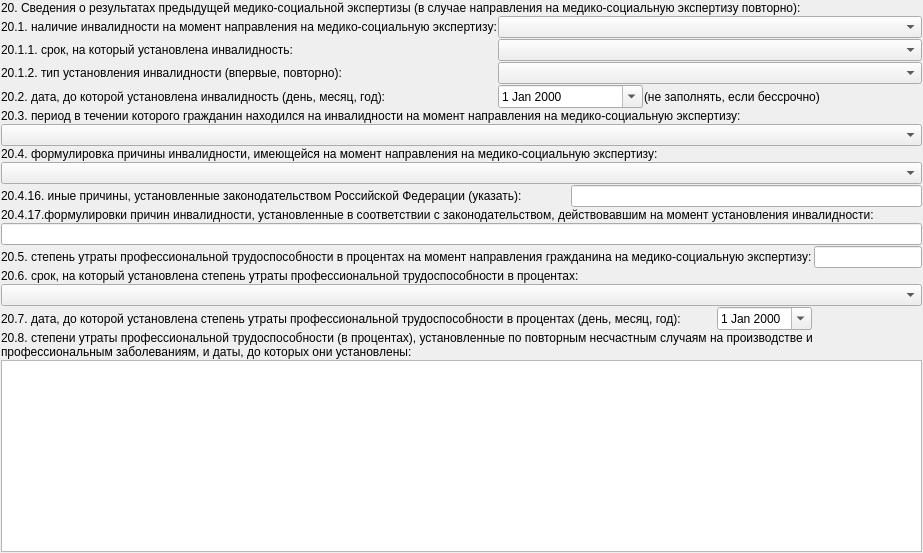
          <widget class="QWidget" name="tabPrevMSI">
           <attribute name="title">
            <string>Предыдущая МСЭ (п.20)</string>
           </attribute>
           <layout class="QGridLayout" name="gridLayout_28">
            <property name="margin">
             <number>1</number>
            </property>
            <property name="spacing">
             <number>1</number>
            </property>
            <item row="4" column="0">
             <widget class="QLabel" name="lblPrevMSI20_2">
              <property name="text">
               <string>20.2. дата, до которой установлена инвалидность (день, месяц, год):</string>
              </property>
             </widget>
            </item>
            <item row="9" column="0" colspan="2">
             <widget class="QLabel" name="lblPrevMSI20_4_16">
              <property name="text">
               <string>20.4.16. иные причины, установленные законодательством Российской Федерации (указать):</string>
              </property>
             </widget>
            </item>
            <item row="6" column="0" colspan="7">
             <widget class="CStrComboBox" name="cmbPrevMSI20_3"/>
            </item>
            <item row="12" column="6">
             <widget class="QLineEdit" name="edtPrevMSI20_5"/>
            </item>
            <item row="7" column="0" colspan="7">
             <widget class="QLabel" name="PrevMSI20_4">
              <property name="text">
               <string>20.4. формулировка причины инвалидности, имеющейся на момент направления на медико-социальную экспертизу:</string>
              </property>
             </widget>
            </item>
            <item row="15" column="0" colspan="4">
             <widget class="QLabel" name="lblPrevMSI20_7">
              <property name="text">
               <string>20.7. дата, до которой установлена степень утраты профессиональной трудоспособности в процентах (день, месяц, год):</string>
              </property>
             </widget>
            </item>
            <item row="15" column="4">
             <widget class="CDateEdit" name="edtPrevMSI20_7">
              <property name="calendarPopup">
               <bool>true</bool>
              </property>
             </widget>
            </item>
            <item row="10" column="0" colspan="7">
             <widget class="QLabel" name="lblPrevMSI20_4_17">
              <property name="text">
               <string>20.4.17.формулировки причин инвалидности, установленные в соответствии с законодательством, действовавшим на момент установления инвалидности:</string>
              </property>
             </widget>
            </item>
            <item row="13" column="0" colspan="7">
             <widget class="QLabel" name="PrevMSI20_6">
              <property name="text">
               <string>20.6. срок, на который установлена степень утраты профессиональной трудоспособности в процентах:</string>
              </property>
             </widget>
            </item>
            <item row="4" column="3" colspan="4">
             <widget class="QLabel" name="label_4">
              <property name="text">
               <string>(не заполнять, если бессрочно)</string>
              </property>
             </widget>
            </item>
            <item row="15" column="5" colspan="2">
             <spacer name="horizontalSpacer_2">
              <property name="orientation">
               <enum>Qt::Horizontal</enum>
              </property>
              <property name="sizeHint" stdset="0">
               <size>
                <width>40</width>
                <height>20</height>
               </size>
              </property>
             </spacer>
            </item>
            <item row="14" column="0" colspan="7">
             <widget class="CStrComboBox" name="cmbPrevMSI20_6"/>
            </item>
            <item row="1" column="0">
             <widget class="QLabel" name="lblPrevMSI20_1">
              <property name="text">
               <string>20.1. наличие инвалидности на момент направления на медико-социальную экспертизу:</string>
              </property>
             </widget>
            </item>
            <item row="0" column="0" colspan="7">
             <widget class="QLabel" name="lblPrevMSI20">
              <property name="text">
               <string>20. Сведения о результатах предыдущей медико-социальной экспертизы (в случае направления на медико-социальную экспертизу повторно):</string>
              </property>
             </widget>
            </item>
            <item row="17" column="0" colspan="7">
             <widget class="QTextEdit" name="edtPrevMSI20_8"/>
            </item>
            <item row="11" column="0" colspan="7">
             <widget class="QLineEdit" name="edtPrevMSI20_4_17"/>
            </item>
            <item row="5" column="0" colspan="7">
             <widget class="QLabel" name="lblPrevMSI20_3">
              <property name="text">
               <string>20.3. период в течении которого гражданин находился на инвалидности на момент направления на медико-социальную экспертизу:</string>
              </property>
             </widget>
            </item>
            <item row="8" column="0" colspan="7">
             <widget class="CStrComboBox" name="cmbPrevMSI20_4"/>
            </item>
            <item row="1" column="1" colspan="6">
             <widget class="CStrComboBox" name="cmbPrevMSI20_1"/>
            </item>
            <item row="2" column="0">
             <widget class="QLabel" name="lblPrevMSI20_1_1">
              <property name="text">
               <string>20.1.1. срок, на который установлена инвалидность:</string>
              </property>
             </widget>
            </item>
            <item row="4" column="1" colspan="2">
             <widget class="CDateEdit" name="edtPrevMSI20_2">
              <property name="calendarPopup">
               <bool>true</bool>
              </property>
             </widget>
            </item>
            <item row="12" column="0" colspan="5">
             <widget class="QLabel" name="PrevMSI20_5">
              <property name="text">
               <string>20.5. степень утраты профессиональной трудоспособности в процентах на момент направления гражданина на медико-социальную экспертизу:</string>
              </property>
             </widget>
            </item>
            <item row="2" column="1" colspan="6">
             <widget class="CStrComboBox" name="cmbPrevMSI20_1_1"/>
            </item>
            <item row="16" column="0" colspan="7">
             <widget class="QLabel" name="lblPrevMSI20_8">
              <property name="sizePolicy">
               <sizepolicy hsizetype="Preferred" vsizetype="Fixed">
                <horstretch>0</horstretch>
                <verstretch>0</verstretch>
               </sizepolicy>
              </property>
              <property name="text">
               <string>20.8. степени утраты профессиональной трудоспособности (в процентах), установленные по повторным несчастным случаям на производстве и профессиональным заболеваниям, и даты, до которых они установлены:</string>
              </property>
              <property name="wordWrap">
               <bool>true</bool>
              </property>
             </widget>
            </item>
            <item row="9" column="2" colspan="5">
             <widget class="QLineEdit" name="edtPrevMSI20_4_16"/>
            </item>
            <item row="3" column="0">
             <widget class="QLabel" name="lblPrevMSI20_1_2">
              <property name="text">
               <string>20.1.2. тип установления инвалидности (впервые, повторно):</string>
              </property>
             </widget>
            </item>
            <item row="3" column="1" colspan="6">
             <widget class="CStrComboBox" name="cmbPrevMSI20_1_2"/>
            </item>
           </layout>
          </widget>
